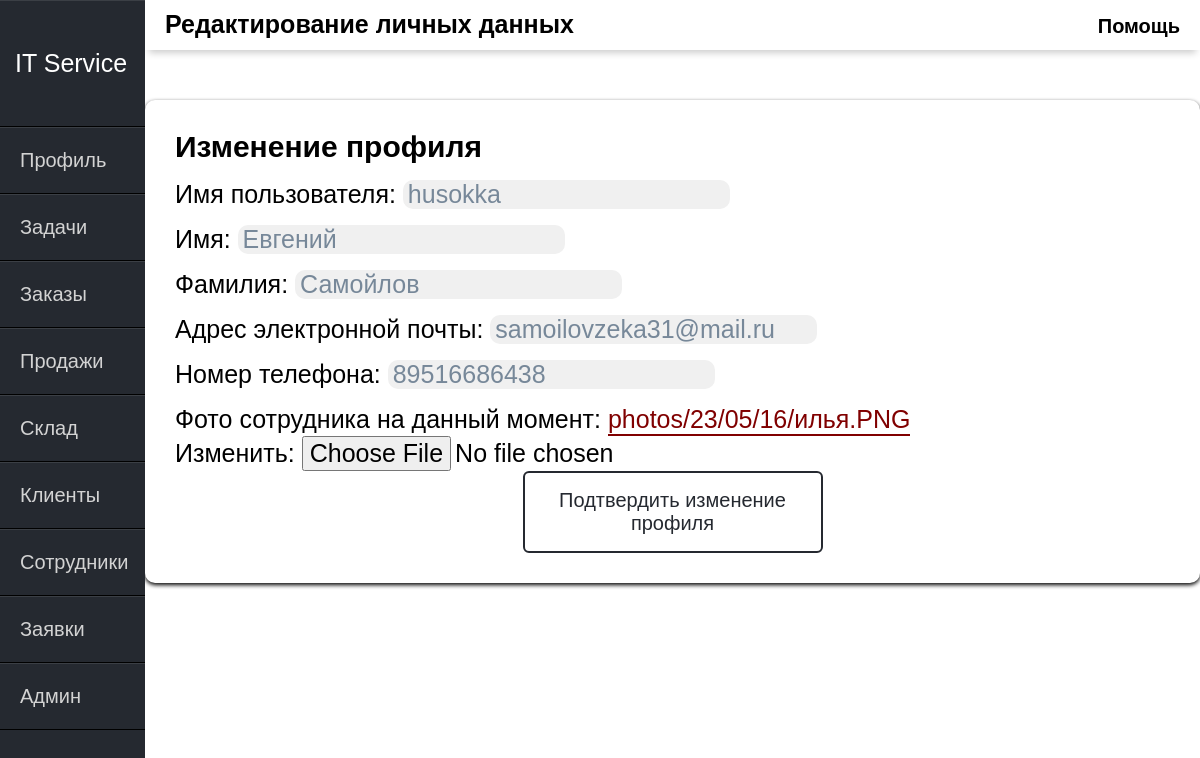
The page /profile-edit/ (signed in) on the database as committed earlier.
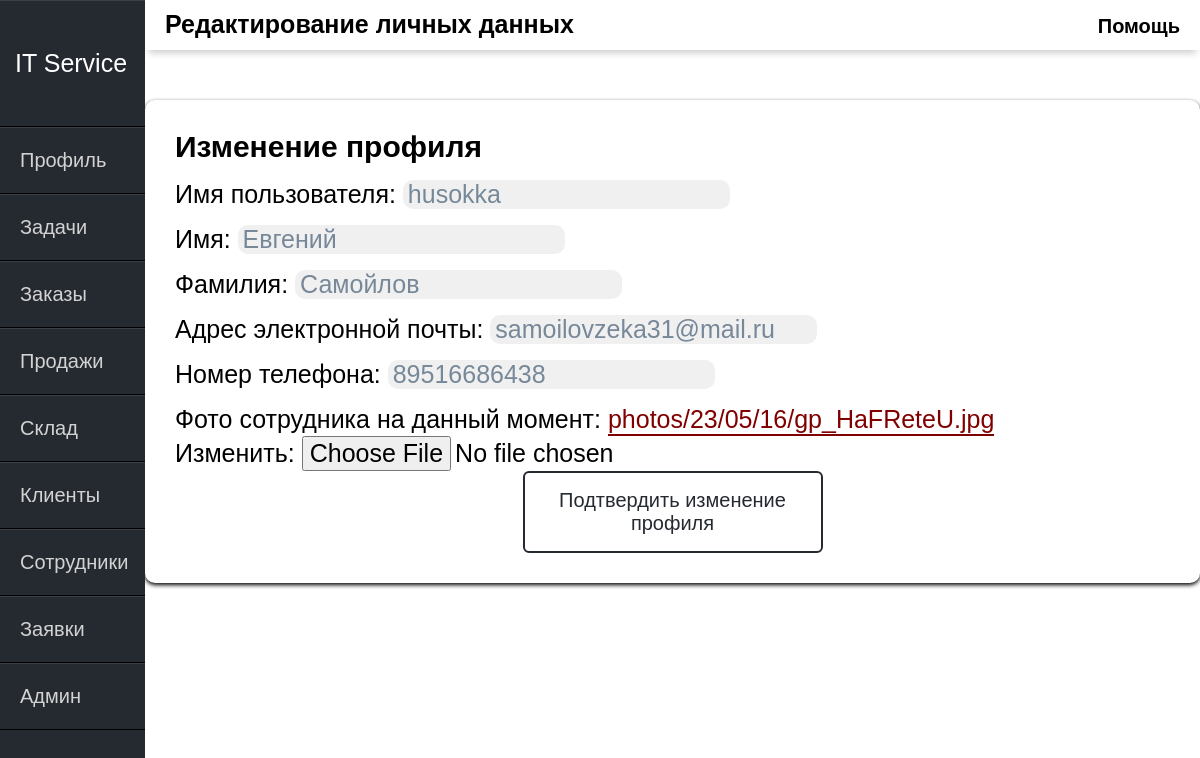
The same page on the database as committed later.
### itservice/models.py (models this page shows)
class users(AbstractUser):
    Type = (
        ('Администратор', 'Администратор'),
        ('Техник', 'Техник'),
        ('Программист', 'Программист'),
        ('Менеджер', 'Менеджер')
    )
    user_phone = models.CharField(max_length=40, verbose_name="Номер телефона")
    user_note = models.CharField(max_length=50, verbose_name="Примечание")
    user_time = models.DateField(default=date.today, verbose_name="Дата начала работы")
    user_photo = models.ImageField(upload_to="photos/%y/%m/%d/", verbose_name="Фото сотрудника")
    user_role = models.CharField(max_length=50, choices=Type, default='Программист', verbose_name="Должность")

### itservice/views.py (the view, shortened to what this page needs)
# urls.py: path('profile-edit/', ProfileUpdateView.as_view(), name="profile-edit"),
class ProfileUpdateView(UpdateView):
    model = users
    form_class = ProfileUpdateForm
    template_name = 'itservice/profile_edit.html'
    def get_object(self, queryset=None):
        return self.request.user
    def get_context_data(self, **kwargs):
        context = super().get_context_data(**kwargs)
        if self.request.POST:
            context['user_form'] = ProfileFrom(self.request.POST, instance=self.request.user)
        else:
            context['user_form'] = ProfileFrom(instance=self.request.user)
        return context

### itservice/forms.py
class ProfileUpdateForm(forms.ModelForm):
    class Meta:
        model = users
        fields = ['username', 'first_name', 'last_name', 'email',
                  'user_phone', 'user_photo']
    def __init__(self, *args, **kwargs):
        super().__init__(*args, **kwargs)
        for field in self.fields:
            self.fields[field].widget.attrs.update({
                'class': 'form-control',
                'autocomplete': 'off'
            })

class ProfileFrom(forms.ModelForm):
    class Meta:
        model = users
        fields = ['username', 'first_name', 'last_name', 'email',
                  'user_phone', 'user_photo']

### itservice/templates/itservice/profile_edit.html (shortened to what this page needs)
{% extends 'itservice/main.html' %}
{% block content %}
<div class="header-name">
   Редактирование личных данных
</div>
 <div class="help">
    <span class="tooltip" data-title="Это ваш профиль.
    Здесь вы можете отредактировать личную информацию.">Помощь</span>
 </div>
{% endblock %}
{% block content1 %}
<div class="profile">
         <div class="profile-title">Изменение профиля</div>
      <form method="post" enctype="multipart/form-data">
          <p>
              <label for="id_username">Имя пользователя:</label>
              <input class="input" type="text" name="username" value="{{user.username}}"
                     maxlength="150" required="" id="id_username">
          </p>
          <p>
              <label for="id_first_name">Имя:</label>
              <input class="input" type="text" name="first_name" value="{{user.first_name}}" maxlength="150" id="id_first_name">
          </p>
          <p>
              <label for="id_last_name">Фамилия:</label>
              <input class="input" type="text" name="last_name" value="{{user.last_name}}" maxlength="150" id="id_last_name">
          </p>
          <p>
              <label for="id_email">Адрес электронной почты:</label>
              <input class="input" type="email" name="email" value="{{user.email}}" maxlength="254" id="id_email">
          </p>
          <p>
              <label for="id_user_phone">Номер телефона:</label>
              <input class="input" type="text" name="user_phone" value="{{user.user_phone}}" maxlength="40" required="" id="id_user_phone">
          </p>
          <p>
              <label for="id_user_photo">Фото сотрудника на данный момент:</label>
              <a class="photo_url" href="/media/{{user.user_photo}}">{{user.user_photo}}</a><br>
              Изменить:
              <input  type="file" name="user_photo" accept="image/*" id="id_user_photo">
          </p>
         <button type="submit" class="btn">Подтвердить изменение профиля</button>
      </form>
</div>
{% endblock %}

Rows that differ between the two databases and show on the page:
changed users "husokka": user_photo "photos/23/05/16/илья.PNG" → "photos/23/05/16/gp_HaFReteU.jpg"
